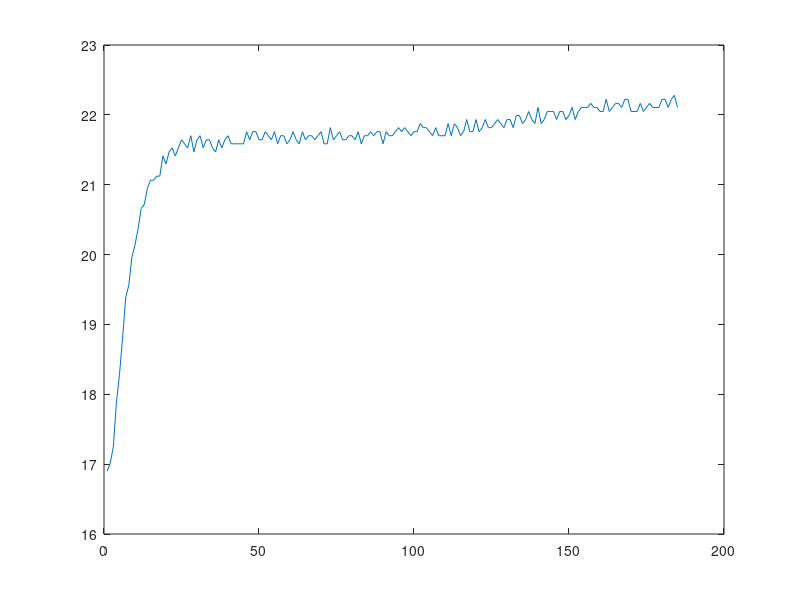

Write the MATLAB code that produced this figure. (Note: this script raises an error after producing the figure.)
clear variables; close all; clc;

data = load("L10.txt");
t = 1:length(data); % pas de 10ms

plot(t, data)

delta_output = 22.28 - 16.89
input = 7 - 5.5

Kf = delta_output/input

delta_output * 0.63 + 16
Tf = 7

Hf = tf(Kf, [Tf, 1])

T0 = Tf/3
H0 = tf(1, [T0, 1])

Hr = (1/Hf)*(H0/(1-H0))

pidstd(Hr)